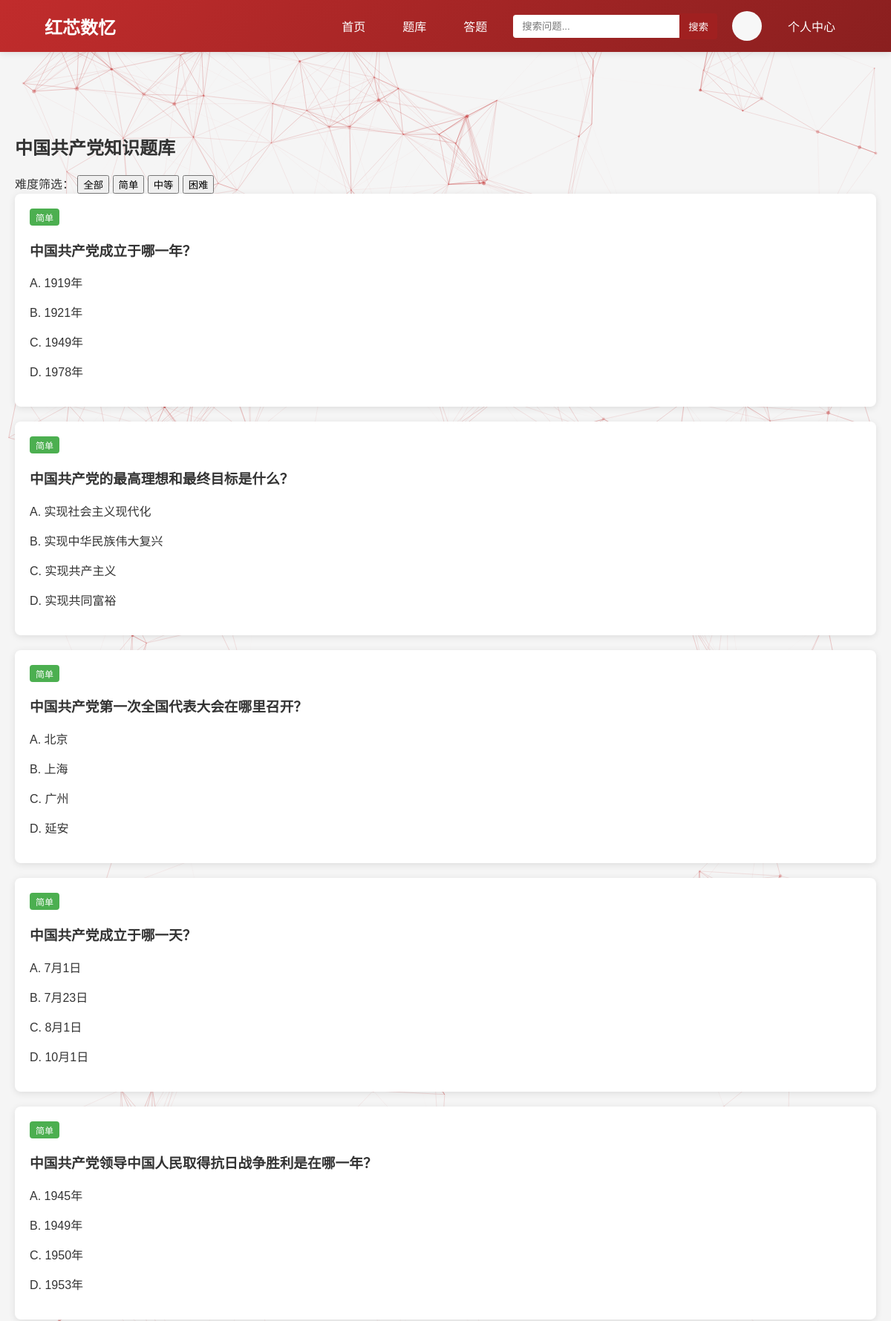
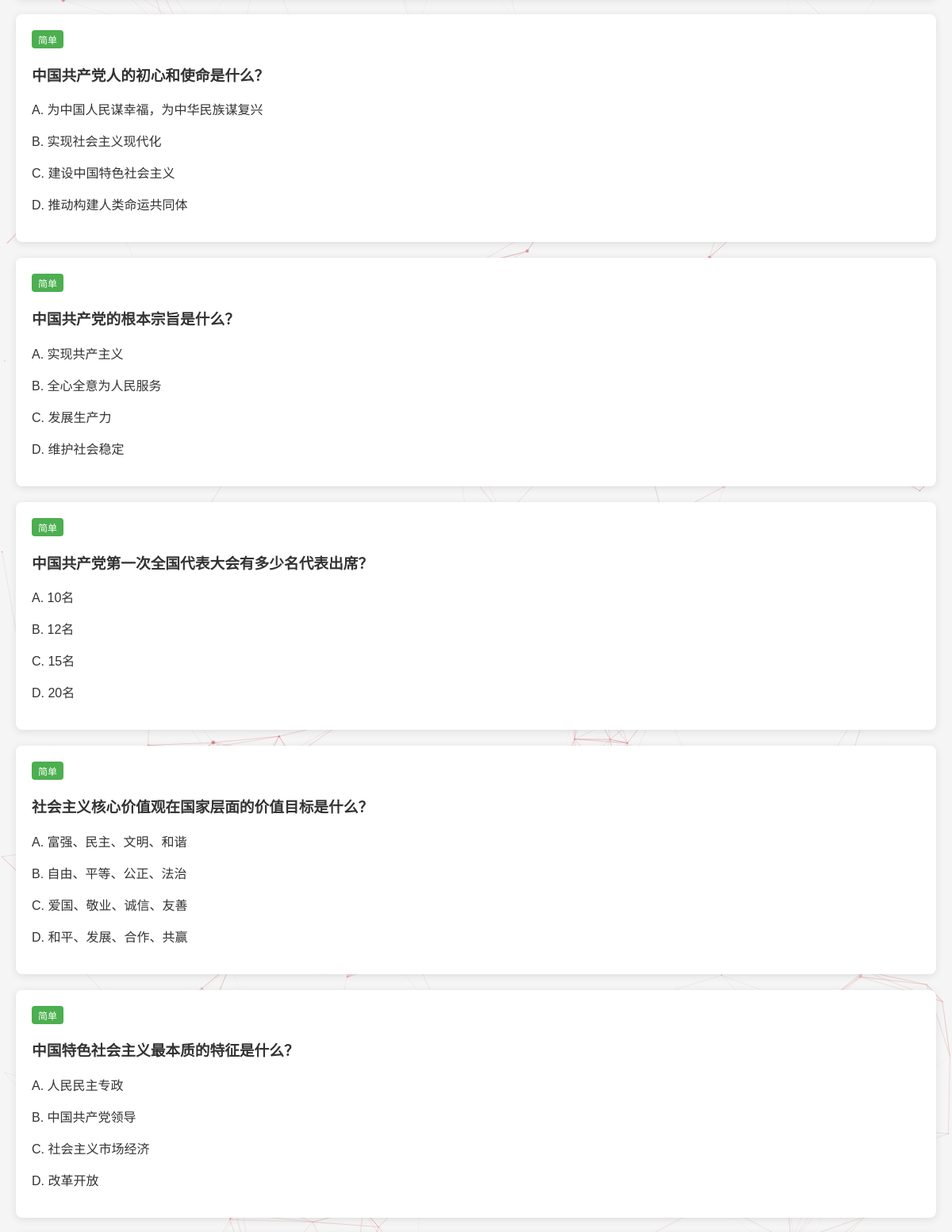
Screenshot of /questions (upper part) with the database file from the repository (2 pictures, top to bottom).
### tables this page shows
CREATE TABLE questions (
            id INTEGER PRIMARY KEY AUTOINCREMENT,
            question_text TEXT NOT NULL,
            option_a TEXT NOT NULL,
            option_b TEXT NOT NULL,
            option_c TEXT NOT NULL,
            option_d TEXT NOT NULL,
            correct_answer TEXT NOT NULL,
            difficulty INTEGER NOT NULL,
            category TEXT
        );

### app.py (the view)
@app.route('/questions')
def questions():
    db = get_db()
    questions = db.execute('SELECT * FROM questions').fetchall()
    return render_template('questions.html', questions=questions)

### database.py (called while the page is built)
def get_db():
    db = getattr(g, '_database', None)
    if db is None:
        db = g._database = sqlite3.connect(DATABASE)
        db.row_factory = sqlite3.Row
    return db

### templates/questions.html (shortened to what this page needs)
{% extends "base.html" %}
{% block content %}
<div class="questions-container">
    <div class="filter-section">
        <h2>中国共产党知识题库</h2>
        <div class="difficulty-filter">
            <span>难度筛选：</span>
            <button class="filter-btn active" data-difficulty="all">全部</button>
            <button class="filter-btn" data-difficulty="1">简单</button>
            <button class="filter-btn" data-difficulty="2">中等</button>
            <button class="filter-btn" data-difficulty="3">困难</button>
        </div>
    </div>
    <div class="questions-list">
        {% for question in questions %}
        <div class="question-card" data-difficulty="{{ question.difficulty }}">
            <div class="question-header">
                <span class="difficulty-badge difficulty-{{ question.difficulty }}">
                    {% if question.difficulty == 1 %}简单
                    {% elif question.difficulty == 2 %}中等
                    {% else %}困难
                    {% endif %}
                </span>
                <h3>{{ question.question_text }}</h3>
            </div>
            <div class="question-options">
                <p>A. {{ question.option_a }}</p>
                <p>B. {{ question.option_b }}</p>
                <p>C. {{ question.option_c }}</p>
                <p>D. {{ question.option_d }}</p>
            </div>
        </div>
        {% endfor %}
    </div>
</div>
{% endblock %}

### templates/base.html (shortened to what this page needs)
<!DOCTYPE html>
<html lang="zh-CN">
<head>
    <link rel="stylesheet" href="https://cdn.jsdelivr.net/npm/swiper@8/swiper-bundle.min.css">
    <link rel="stylesheet" href="{{ url_for('static', filename='css/style.css') }}">
    <link rel="stylesheet" href="{{ url_for('static', filename='css/auth.css') }}">
</head>
<body>
    <nav class="navbar">
        <div class="logo">红芯数忆</div>
        <div class="nav-items">
            <a href="{{ url_for('index') }}" class="nav-item">首页</a>
            <a href="{{ url_for('questions') }}" class="nav-item">题库</a>
            <a href="{{ url_for('answer') }}" class="nav-item">答题</a>
            <div class="search-box">
                <input type="text" placeholder="搜索问题..." id="search-input">
                <button id="search-btn">搜索</button>
            </div>
            <div class="user-avatar">
                <img src="{{ url_for('static', filename=session.get('avatar_path', 'image/default_touxiang.png')) }}" alt="用户头像" id="avatar-img">
            </div>
            <a href="{{ url_for('user_center') }}" class="nav-item" id="user-center">个人中心</a>
        </div>
    </nav>
    <div id="particles-js"></div>
    <main class="content">
        {% block content %}{% endblock %}
    </main>
</body>
</html>

### static/css/style.css (style rules this page uses)
body { font-family: 'Microsoft YaHei', sans-serif; margin: 0; padding: 0; background-color: #f5f5f5; color: #333; }
.navbar { background: linear-gradient(135deg, #c12c2c 0%, #8a1f1f 100%); color: white; padding: 15px 5%; display: flex; align-items: center; justify-content: space-between; position: relative; z-index: 1000; box-shadow: 0 2px 10px rgba(0,0,0,0.1); }
.logo { font-size: 24px; font-weight: bold; }
.nav-items { display: flex; align-items: center; gap: 20px; }
.nav-item { color: white; text-decoration: none; padding: 8px 15px; border-radius: 20px; transition: all 0.3s; font-weight: 500; position: relative; }
.nav-item::after { content: ''; position: absolute; bottom: 0; left: 50%; width: 0; height: 2px; background: white; transition: all 0.3s; transform: translateX(-50%); }
.search-box { display: flex; align-items: center; }
#search-input { padding: 8px 12px; border: none; border-radius: 4px 0 0 4px; width: 200px; }
#search-btn { padding: 8px 12px; background-color: #a02020; color: white; border: none; border-radius: 0 4px 4px 0; cursor: pointer; }
.user-avatar { width: 40px; min-width: 40px; height: 40px; border-radius: 50%; overflow: hidden; flex-shrink: 0; }
#avatar-img { width: 100%; height: 100%; object-fit: cover; }
#particles-js { position: fixed; top: 0; left: 0; width: 100%; height: 100%; z-index: -1; background-color: #f5f5f5; }
.content { padding: 20px; margin-top: 70px; }
.question-card { background-color: white; border-radius: 8px; padding: 20px; margin-bottom: 20px; box-shadow: 0 2px 10px rgba(0, 0, 0, 0.1); }
.difficulty-badge { display: inline-block; padding: 3px 8px; border-radius: 4px; font-size: 12px; margin-right: 10px; }
.difficulty-1 { background-color: #4CAF50; color: white; }

### rows the page displays
questions: difficulty "简单", question_text "中国共产党成立于哪一年？", option_a "1919年", option_b "1921年", option_c "1949年", option_d "1978年"
questions: difficulty "简单", question_text "中国共产党的最高理想和最终目标是什么？", option_a "实现社会主义现代化", option_b "实现中华民族伟大复兴", option_c "实现共产主义", option_d "实现共同富裕"
questions: difficulty "简单", question_text "中国共产党第一次全国代表大会在哪里召开？", option_a "北京", option_b "上海", option_c "广州", option_d "延安"
questions: difficulty "简单", question_text "中国共产党成立于哪一天？", option_a "7月1日", option_b "7月23日", option_c "8月1日", option_d "10月1日"
questions: difficulty "简单", question_text "中国共产党领导中国人民取得抗日战争胜利是在哪一年？", option_a "1945年", option_b "1949年", option_c "1950年", option_d "1953年"
questions: difficulty "简单", question_text "中国共产党人的初心和使命是什么？", option_a "为中国人民谋幸福，为中华民族谋复兴", option_b "实现社会主义现代化", option_c "建设中国特色社会主义", option_d "推动构建人类命运共同体"
questions: difficulty "简单", question_text "中国共产党的根本宗旨是什么？", option_a "实现共产主义", option_b "全心全意为人民服务", option_c "发展生产力", option_d "维护社会稳定"
questions: difficulty "简单", question_text "中国共产党第一次全国代表大会有多少名代表出席？", option_a "10名", option_b "12名", option_c "15名", option_d "20名"
questions: difficulty "简单", question_text "社会主义核心价值观在国家层面的价值目标是什么？", option_a "富强、民主、文明、和谐", option_b "自由、平等、公正、法治", option_c "爱国、敬业、诚信、友善", option_d "和平、发展、合作、共赢"
questions: difficulty "简单", question_text "中国特色社会主义最本质的特征是什么？", option_a "人民民主专政", option_b "中国共产党领导", option_c "社会主义市场经济", option_d "改革开放"
